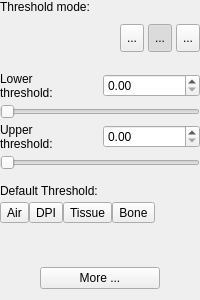
            <widget class="QWidget" name="pgThreshold">
             <layout class="QGridLayout" name="gridLayout_3">
              <property name="leftMargin">
               <number>0</number>
              </property>
              <property name="topMargin">
               <number>0</number>
              </property>
              <property name="rightMargin">
               <number>0</number>
              </property>
              <property name="verticalSpacing">
               <number>4</number>
              </property>
              <item row="6" column="0">
               <widget class="QLabel" name="label_18">
                <property name="text">
                 <string>&lt;html&gt;&lt;head/&gt;&lt;body&gt;&lt;p&gt;Upper&lt;br/&gt;threshold:&lt;/p&gt;&lt;/body&gt;&lt;/html&gt;</string>
                </property>
               </widget>
              </item>
              <item row="10" column="0" colspan="2">
               <widget class="QLabel" name="label_24">
                <property name="text">
                 <string>Default Threshold:</string>
                </property>
               </widget>
              </item>
              <item row="8" column="0" colspan="2">
               <widget class="QDoubleSlider" name="inThreshUpperSlider">
                <property name="orientation">
                 <enum>Qt::Horizontal</enum>
                </property>
               </widget>
              </item>
              <item row="9" column="0" colspan="2">
               <spacer name="verticalSpacer_8">
                <property name="orientation">
                 <enum>Qt::Vertical</enum>
                </property>
                <property name="sizeType">
                 <enum>QSizePolicy::Fixed</enum>
                </property>
                <property name="sizeHint" stdset="0">
                 <size>
                  <width>20</width>
                  <height>10</height>
                 </size>
                </property>
               </spacer>
              </item>
              <item row="3" column="1">
               <widget class="QDoubleSpinBox" name="inThreshLowerSpin">
                <property name="keyboardTracking">
                 <bool>false</bool>
                </property>
               </widget>
              </item>
              <item row="15" column="0" colspan="2" alignment="Qt::AlignHCenter">
               <widget class="QPushButton" name="btnThreshDetail">
                <property name="minimumSize">
                 <size>
                  <width>120</width>
                  <height>0</height>
                 </size>
                </property>
                <property name="maximumSize">
                 <size>
                  <width>120</width>
                  <height>16777215</height>
                 </size>
                </property>
                <property name="text">
                 <string>More ...</string>
                </property>
               </widget>
              </item>
              <item row="1" column="0" colspan="2">
               <widget class="QWidget" name="grpThreshMode" native="true">
                <property name="minimumSize">
                 <size>
                  <width>0</width>
                  <height>40</height>
                 </size>
                </property>
                <layout class="QHBoxLayout" name="horizontalLayout_5">
                 <property name="spacing">
                  <number>4</number>
                 </property>
                 <property name="leftMargin">
                  <number>0</number>
                 </property>
                 <property name="topMargin">
                  <number>0</number>
                 </property>
                 <property name="rightMargin">
                  <number>0</number>
                 </property>
                 <property name="bottomMargin">
                  <number>0</number>
                 </property>
                 <item>
                  <spacer name="horizontalSpacer_3">
                   <property name="orientation">
                    <enum>Qt::Horizontal</enum>
                   </property>
                   <property name="sizeHint" stdset="0">
                    <size>
                     <width>40</width>
                     <height>20</height>
                    </size>
                   </property>
                  </spacer>
                 </item>
                 <item>
                  <widget class="QToolButton" name="btnThreshUpper">
                   <property name="maximumSize">
                    <size>
                     <width>28</width>
                     <height>28</height>
                    </size>
                   </property>
                   <property name="toolTip">
                    <string>Upper and lower thresholds</string>
                   </property>
                   <property name="text">
                    <string>...</string>
                   </property>
                   <property name="icon">
                    <iconset resource="../Resources/SNAPResources.qrc">
                     <normaloff>:/root/thresh_both.png</normaloff>:/root/thresh_both.png</iconset>
                   </property>
                   <property name="iconSize">
                    <size>
                     <width>22</width>
                     <height>22</height>
                    </size>
                   </property>
                   <property name="checkable">
                    <bool>true</bool>
                   </property>
                   <property name="autoExclusive">
                    <bool>true</bool>
                   </property>
                  </widget>
                 </item>
                 <item>
                  <widget class="QToolButton" name="btnThreshLower">
                   <property name="maximumSize">
                    <size>
                     <width>28</width>
                     <height>28</height>
                    </size>
                   </property>
                   <property name="toolTip">
                    <string>&lt;html&gt;&lt;head/&gt;&lt;body&gt;&lt;p&gt;Lower threshold only&lt;/p&gt;&lt;/body&gt;&lt;/html&gt;</string>
                   </property>
                   <property name="text">
                    <string>...</string>
                   </property>
                   <property name="icon">
                    <iconset resource="../Resources/SNAPResources.qrc">
                     <normaloff>:/root/thresh_lower.png</normaloff>:/root/thresh_lower.png</iconset>
                   </property>
                   <property name="iconSize">
                    <size>
                     <width>22</width>
                     <height>22</height>
                    </size>
                   </property>
                   <property name="checkable">
                    <bool>true</bool>
                   </property>
                   <property name="checked">
                    <bool>true</bool>
                   </property>
                   <property name="autoExclusive">
                    <bool>true</bool>
                   </property>
                  </widget>
                 </item>
                 <item>
                  <widget class="QToolButton" name="btnThreshTwoSided">
                   <property name="maximumSize">
                    <size>
                     <width>28</width>
                     <height>28</height>
                    </size>
                   </property>
                   <property name="toolTip">
                    <string>Upper threshold only</string>
                   </property>
                   <property name="text">
                    <string>...</string>
                   </property>
                   <property name="icon">
                    <iconset resource="../Resources/SNAPResources.qrc">
                     <normaloff>:/root/thresh_upper.png</normaloff>:/root/thresh_upper.png</iconset>
                   </property>
                   <property name="iconSize">
                    <size>
                     <width>22</width>
                     <height>22</height>
                    </size>
                   </property>
                   <property name="checkable">
                    <bool>true</bool>
                   </property>
                   <property name="autoExclusive">
                    <bool>true</bool>
                   </property>
                  </widget>
                 </item>
                </layout>
               </widget>
              </item>
              <item row="14" column="0" colspan="2">
               <spacer name="verticalSpacer_7">
                <property name="orientation">
                 <enum>Qt::Vertical</enum>
                </property>
                <property name="sizeHint" stdset="0">
                 <size>
                  <width>20</width>
                  <height>40</height>
                 </size>
                </property>
               </spacer>
              </item>
              <item row="2" column="0" colspan="2">
               <spacer name="verticalSpacer_9">
                <property name="orientation">
                 <enum>Qt::Vertical</enum>
                </property>
                <property name="sizeType">
                 <enum>QSizePolicy::Fixed</enum>
                </property>
                <property name="sizeHint" stdset="0">
                 <size>
                  <width>20</width>
                  <height>10</height>
                 </size>
                </property>
               </spacer>
              </item>
              <item row="6" column="1">
               <widget class="QDoubleSpinBox" name="inThreshUpperSpin">
                <property name="keyboardTracking">
                 <bool>false</bool>
                </property>
               </widget>
              </item>
              <item row="0" column="0" colspan="2">
               <widget class="QLabel" name="label_19">
                <property name="text">
                 <string>Threshold mode:</string>
                </property>
               </widget>
              </item>
              <item row="3" column="0">
               <widget class="QLabel" name="label_15">
                <property name="text">
                 <string>&lt;html&gt;&lt;head/&gt;&lt;body&gt;&lt;p&gt;Lower&lt;br/&gt;threshold:&lt;/p&gt;&lt;/body&gt;&lt;/html&gt;</string>
                </property>
               </widget>
              </item>
              <item row="4" column="0" colspan="2">
               <widget class="QDoubleSlider" name="inThreshLowerSlider">
                <property name="orientation">
                 <enum>Qt::Horizontal</enum>
                </property>
               </widget>
              </item>
              <item row="11" column="0" colspan="2">
               <layout class="QHBoxLayout" name="horizontalLayout_11">
                <item>
                 <widget class="QToolButton" name="btnThresholdAir">
                  <property name="toolTip">
                   <string>&lt;html&gt;&lt;head/&gt;&lt;body&gt;&lt;p&gt;&lt;span style=&quot; font-weight:600;&quot;&gt;Air &lt;/span&gt;&lt;/p&gt;&lt;p&gt;(-1024HU ~ -800HU)&lt;/p&gt;&lt;/body&gt;&lt;/html&gt;</string>
                  </property>
                  <property name="text">
                   <string>Air</string>
                  </property>
                 </widget>
                </item>
                <item>
                 <widget class="QToolButton" name="btnThresholdDPI">
                  <property name="toolTip">
                   <string>&lt;html&gt;&lt;head/&gt;&lt;body&gt;&lt;p&gt;&lt;span style=&quot; font-weight:600;&quot;&gt;DPI&lt;/span&gt;&lt;/p&gt;&lt;p&gt;(-800HU ~ -200HU)&lt;/p&gt;&lt;/body&gt;&lt;/html&gt;</string>
                  </property>
                  <property name="text">
                   <string>DPI</string>
                  </property>
                 </widget>
                </item>
                <item>
                 <widget class="QToolButton" name="btnThresholdTissue">
                  <property name="toolTip">
                   <string>&lt;html&gt;&lt;head/&gt;&lt;body&gt;&lt;p&gt;&lt;span style=&quot; font-weight:600;&quot;&gt;Tissue&lt;/span&gt;&lt;/p&gt;&lt;p&gt;(-200HU ~ 250HU)&lt;/p&gt;&lt;/body&gt;&lt;/html&gt;</string>
                  </property>
                  <property name="text">
                   <string>Tissue</string>
                  </property>
                 </widget>
                </item>
                <item>
                 <widget class="QToolButton" name="btnThresholdBone">
                  <property name="toolTip">
                   <string>&lt;html&gt;&lt;head/&gt;&lt;body&gt;&lt;p&gt;&lt;span style=&quot; font-weight:600;&quot;&gt;Bone&lt;/span&gt;&lt;/p&gt;&lt;p&gt;(250HU ~ 3071HU)&lt;/p&gt;&lt;/body&gt;&lt;/html&gt;</string>
                  </property>
                  <property name="text">
                   <string>Bone</string>
                  </property>
                 </widget>
                </item>
                <item>
                 <spacer name="horizontalSpacer_6">
                  <property name="orientation">
                   <enum>Qt::Horizontal</enum>
                  </property>
                  <property name="sizeHint" stdset="0">
                   <size>
                    <width>40</width>
                    <height>20</height>
                   </size>
                  </property>
                 </spacer>
                </item>
               </layout>
              </item>
             </layout>
            </widget>
